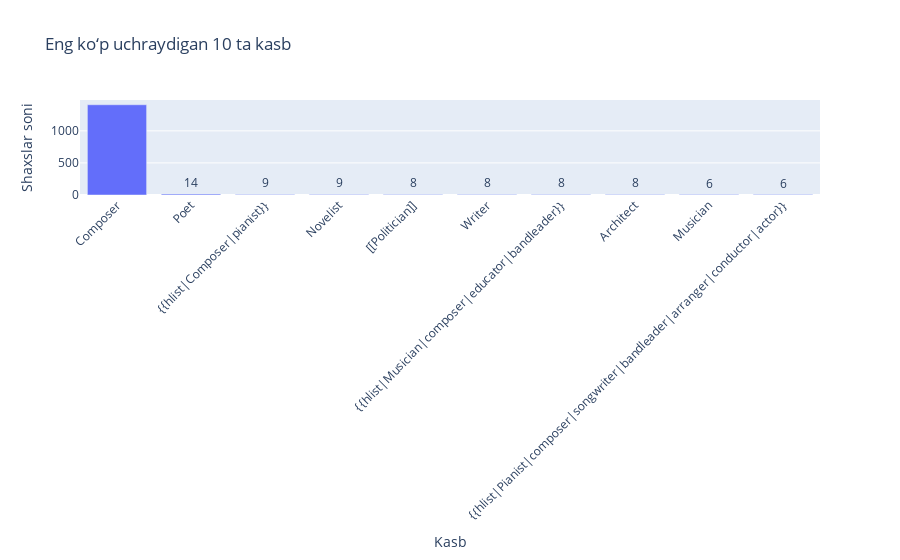

Notebook code cell kept with this figure:
### Markdown cell above
# eng ko‘p uchraydigan kasblar:

### Code cell
import plotly.express as px

# Kasblar bo'yicha guruhlash va sonini hisoblash
occupation_counts = df['occupation'].value_counts().reset_index()
occupation_counts.columns = ['occupation', 'count']

# Eng ko'p uchraydigan kasblarni topish uchun, masalan, yuqori 10 tasi
top_occupations = occupation_counts.head(10)

# Bar chart chizish
fig = px.bar(
    top_occupations,
    x='occupation',
    y='count',
    title='Eng ko‘p uchraydigan 10 ta kasb',
    labels={'occupation': 'Kasb', 'count': 'Shaxslar soni'},
    text='count'
)

fig.update_traces(textposition='outside')
fig.update_layout(xaxis_tickangle=-45)  # Kasb nomlarini 45 gradus burish

fig.show()

### Figure 1 — Plotly figure (JSON) as saved in the notebook; plotly's stock layout.template omitted (floating-point values rounded to 4 significant figures)
{"data": [{"hovertemplate": "Kasb=%{x}<br>Shaxslar soni=%{text}<extra></extra>", "legendgroup": "", "marker": {"color": "#636efa", "pattern": {"shape": ""}}, "name": "", "orientation": "v", "showlegend": false, "text": [1407.0, 14.0, 9.0, 9.0, 8.0, 8.0, 8.0, 8.0, 6.0, 6.0], "textposition": "outside", "type": "bar", "x": ["Composer", "Poet", "{{hlist|Composer|pianist}}", "Novelist", "[[Politician]]", "Writer", "{{hlist|Musician|composer|educator|bandleader}}", "Architect", "Musician", "{{hlist|Pianist|composer|songwriter|bandleader|arranger|conductor|actor}}"], "xaxis": "x", "y": [1407, 14, 9, 9, 8, 8, 8, 8, 6, 6], "yaxis": "y"}], "layout": {"barmode": "relative", "legend": {"tracegroupgap": 0}, "title": {"text": "Eng ko‘p uchraydigan 10 ta kasb"}, "xaxis": {"anchor": "y", "domain": [0, 1], "tickangle": -45, "title": {"text": "Kasb"}}, "yaxis": {"anchor": "x", "domain": [0, 1], "title": {"text": "Shaxslar soni"}}}}
